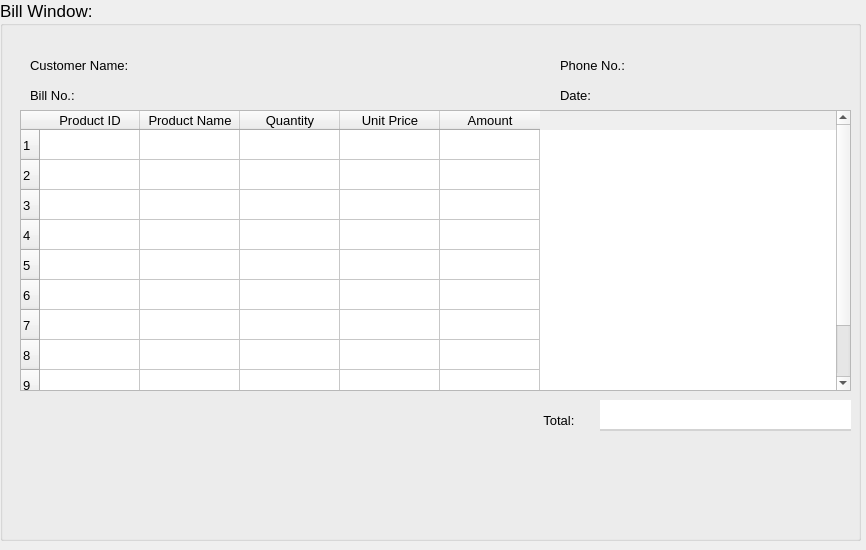
<?xml version="1.0" encoding="UTF-8"?>
<ui version="4.0">
 <class>MainWindow</class>
 <widget class="QMainWindow" name="MainWindow">
  <property name="geometry">
   <rect>
    <x>0</x>
    <y>0</y>
    <width>866</width>
    <height>550</height>
   </rect>
  </property>
  <property name="windowTitle">
   <string>Bill</string>
  </property>
  <property name="windowIcon">
   <iconset>
    <normaloff>billingsystem.png</normaloff>billingsystem.png</iconset>
  </property>
  <property name="styleSheet">
   <string notr="true"/>
  </property>
  <widget class="QWidget" name="centralwidget">
   <widget class="QLabel" name="label_7">
    <property name="geometry">
     <rect>
      <x>80</x>
      <y>50</y>
      <width>21</width>
      <height>21</height>
     </rect>
    </property>
    <property name="text">
     <string/>
    </property>
    <property name="pixmap">
     <pixmap>C:/Users/Phuong Nhi/Downloads/account.png</pixmap>
    </property>
    <property name="scaledContents">
     <bool>true</bool>
    </property>
   </widget>
   <widget class="QLabel" name="timelabel">
    <property name="geometry">
     <rect>
      <x>1280</x>
      <y>60</y>
      <width>191</width>
      <height>21</height>
     </rect>
    </property>
    <property name="font">
     <font>
      <pointsize>10</pointsize>
      <italic>true</italic>
     </font>
    </property>
    <property name="styleSheet">
     <string notr="true">color: rgb(72, 72, 72);
</string>
    </property>
    <property name="text">
     <string/>
    </property>
   </widget>
   <widget class="QGroupBox" name="groupBoxBillWindow">
    <property name="geometry">
     <rect>
      <x>0</x>
      <y>0</y>
      <width>861</width>
      <height>541</height>
     </rect>
    </property>
    <property name="font">
     <font>
      <pointsize>13</pointsize>
     </font>
    </property>
    <property name="title">
     <string>Bill Window: </string>
    </property>
    <widget class="QLabel" name="label_13">
     <property name="geometry">
      <rect>
       <x>30</x>
       <y>50</y>
       <width>131</width>
       <height>31</height>
      </rect>
     </property>
     <property name="font">
      <font>
       <pointsize>10</pointsize>
      </font>
     </property>
     <property name="text">
      <string>Customer Name:</string>
     </property>
    </widget>
    <widget class="QLabel" name="label_14">
     <property name="geometry">
      <rect>
       <x>30</x>
       <y>80</y>
       <width>71</width>
       <height>31</height>
      </rect>
     </property>
     <property name="font">
      <font>
       <pointsize>10</pointsize>
      </font>
     </property>
     <property name="text">
      <string>Bill No.:</string>
     </property>
    </widget>
    <widget class="QLabel" name="label_15">
     <property name="geometry">
      <rect>
       <x>560</x>
       <y>50</y>
       <width>91</width>
       <height>31</height>
      </rect>
     </property>
     <property name="font">
      <font>
       <pointsize>10</pointsize>
      </font>
     </property>
     <property name="text">
      <string>Phone No.:</string>
     </property>
    </widget>
    <widget class="QLabel" name="label_16">
     <property name="geometry">
      <rect>
       <x>560</x>
       <y>80</y>
       <width>61</width>
       <height>31</height>
      </rect>
     </property>
     <property name="font">
      <font>
       <pointsize>10</pointsize>
      </font>
     </property>
     <property name="text">
      <string>Date: </string>
     </property>
    </widget>
    <widget class="QLabel" name="labelCustomerName">
     <property name="geometry">
      <rect>
       <x>170</x>
       <y>50</y>
       <width>331</width>
       <height>31</height>
      </rect>
     </property>
     <property name="font">
      <font>
       <pointsize>10</pointsize>
      </font>
     </property>
     <property name="styleSheet">
      <string notr="true">color: rgb(72, 72, 72);
</string>
     </property>
     <property name="text">
      <string/>
     </property>
    </widget>
    <widget class="QLabel" name="labelBillNo">
     <property name="geometry">
      <rect>
       <x>110</x>
       <y>80</y>
       <width>391</width>
       <height>31</height>
      </rect>
     </property>
     <property name="font">
      <font>
       <pointsize>10</pointsize>
      </font>
     </property>
     <property name="styleSheet">
      <string notr="true">color: rgb(72, 72, 72);
</string>
     </property>
     <property name="text">
      <string/>
     </property>
    </widget>
    <widget class="QLabel" name="labelDate">
     <property name="geometry">
      <rect>
       <x>620</x>
       <y>80</y>
       <width>211</width>
       <height>31</height>
      </rect>
     </property>
     <property name="font">
      <font>
       <pointsize>10</pointsize>
      </font>
     </property>
     <property name="styleSheet">
      <string notr="true">color: rgb(72, 72, 72);
</string>
     </property>
     <property name="text">
      <string/>
     </property>
    </widget>
    <widget class="QLabel" name="labelPhone">
     <property name="geometry">
      <rect>
       <x>660</x>
       <y>50</y>
       <width>171</width>
       <height>31</height>
      </rect>
     </property>
     <property name="font">
      <font>
       <pointsize>10</pointsize>
      </font>
     </property>
     <property name="styleSheet">
      <string notr="true">color: rgb(72, 72, 72);
</string>
     </property>
     <property name="text">
      <string/>
     </property>
    </widget>
    <widget class="QTableWidget" name="tableWidget">
     <property name="geometry">
      <rect>
       <x>20</x>
       <y>110</y>
       <width>831</width>
       <height>281</height>
      </rect>
     </property>
     <property name="font">
      <font>
       <pointsize>10</pointsize>
      </font>
     </property>
     <row>
      <property name="text">
       <string>1</string>
      </property>
     </row>
     <row>
      <property name="text">
       <string>2</string>
      </property>
     </row>
     <row>
      <property name="text">
       <string>3</string>
      </property>
     </row>
     <row>
      <property name="text">
       <string>4</string>
      </property>
     </row>
     <row>
      <property name="text">
       <string>5</string>
      </property>
     </row>
     <row>
      <property name="text">
       <string>6</string>
      </property>
     </row>
     <row>
      <property name="text">
       <string>7</string>
      </property>
     </row>
     <row>
      <property name="text">
       <string>8</string>
      </property>
     </row>
     <row>
      <property name="text">
       <string>9</string>
      </property>
     </row>
     <row>
      <property name="text">
       <string>10</string>
      </property>
     </row>
     <column>
      <property name="text">
       <string>Product ID</string>
      </property>
     </column>
     <column>
      <property name="text">
       <string>Product Name</string>
      </property>
     </column>
     <column>
      <property name="text">
       <string>Quantity</string>
      </property>
     </column>
     <column>
      <property name="text">
       <string>Unit Price</string>
      </property>
     </column>
     <column>
      <property name="text">
       <string>Amount</string>
      </property>
     </column>
     <item row="0" column="0">
      <property name="textAlignment">
       <set>AlignLeading|AlignVCenter</set>
      </property>
     </item>
     <item row="1" column="0">
      <property name="textAlignment">
       <set>AlignLeading|AlignVCenter</set>
      </property>
     </item>
    </widget>
    <widget class="QLabel" name="label_17">
     <property name="geometry">
      <rect>
       <x>540</x>
       <y>410</y>
       <width>61</width>
       <height>21</height>
      </rect>
     </property>
     <property name="font">
      <font>
       <pointsize>10</pointsize>
      </font>
     </property>
     <property name="text">
      <string> Total:</string>
     </property>
    </widget>
    <widget class="QLineEdit" name="lineEditTotal">
     <property name="geometry">
      <rect>
       <x>600</x>
       <y>400</y>
       <width>251</width>
       <height>31</height>
      </rect>
     </property>
     <property name="font">
      <font>
       <pointsize>10</pointsize>
       <weight>75</weight>
       <italic>false</italic>
       <bold>true</bold>
      </font>
     </property>
     <property name="styleSheet">
      <string notr="true">border: none;
border-bottom: 2px solid grey; /* Điều chỉnh độ dày và màu của viền dưới */
border-color: rgb(211, 211, 211);
padding: 5px;
color: rgb(247, 79, 164);</string>
     </property>
     <property name="text">
      <string/>
     </property>
     <property name="alignment">
      <set>Qt::AlignRight|Qt::AlignTrailing|Qt::AlignVCenter</set>
     </property>
     <property name="placeholderText">
      <string/>
     </property>
    </widget>
   </widget>
  </widget>
 </widget>
 <resources/>
 <connections/>
</ui>
